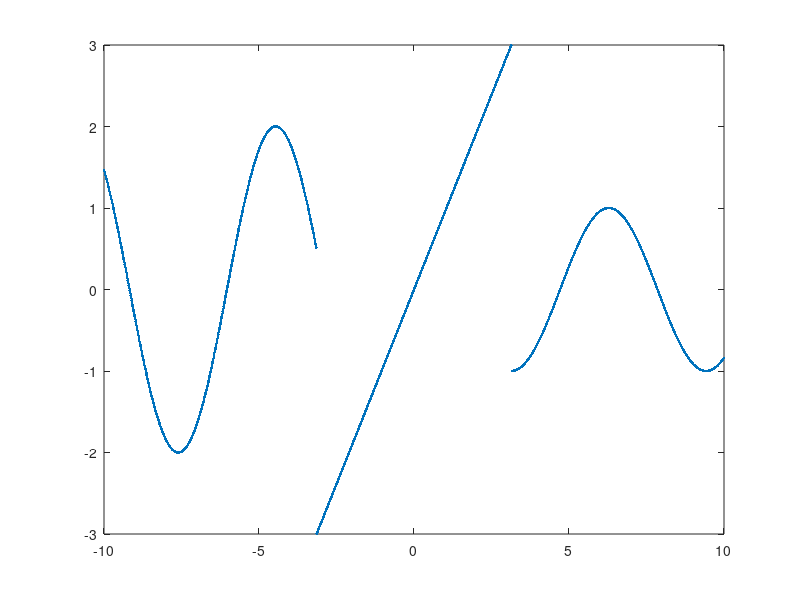

MATLAB code for this plot:
t=-10:0.01:10;

for i=1:length(t)
    if t(i) < -pi
        y(i)= 2 * sin(t(i) - 0.25);
    elseif t(i) >  -pi & t(i) < pi
        y(i) = 3 * t(i) / pi;
    else
        y(i) = cos(t(i));
    end
end
plot(t,y,'.');